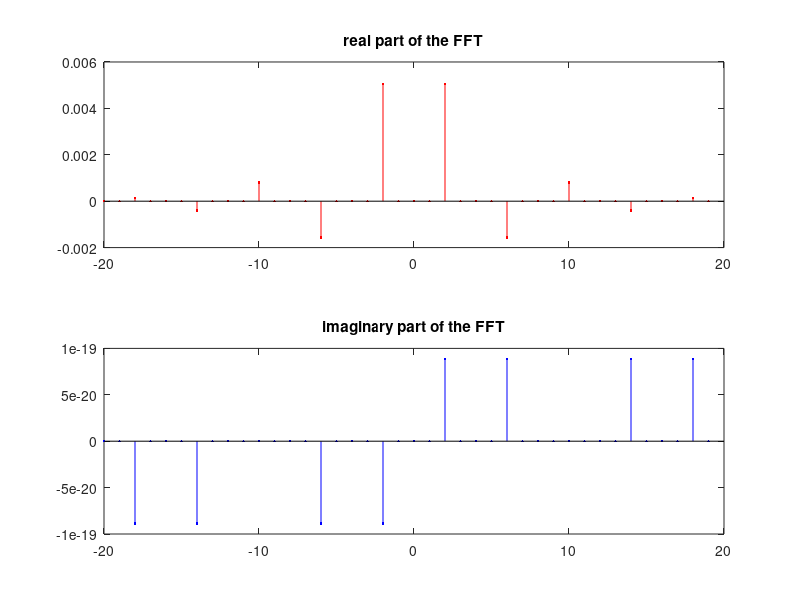
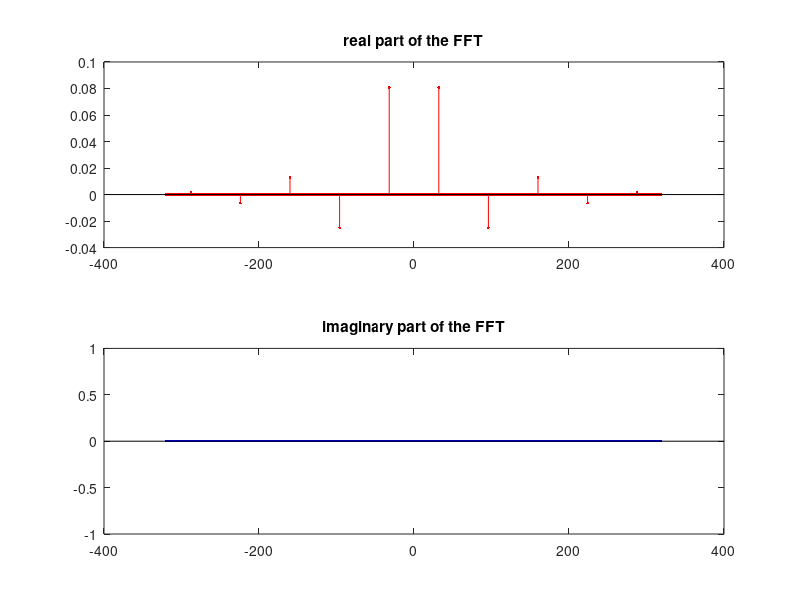
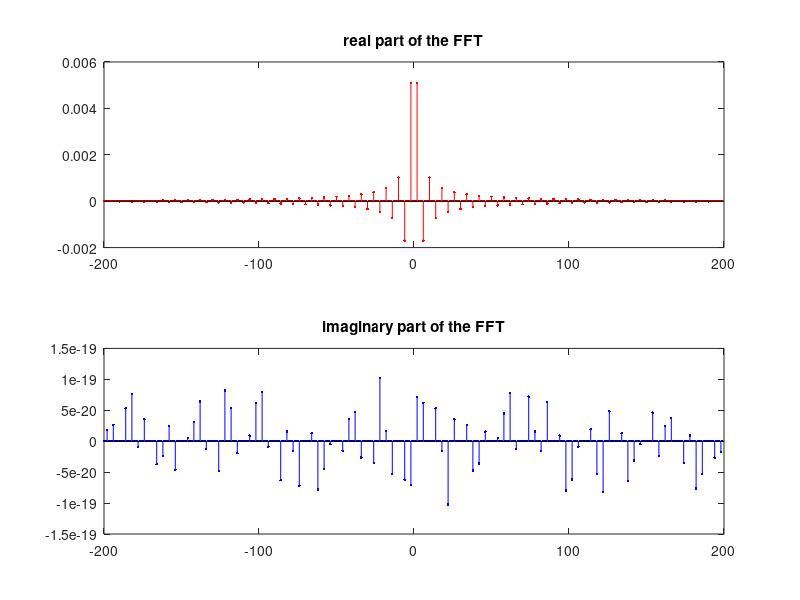

Source code (MATLAB) for these figures, in order:
clc
clear
s1=[1,1,1,1,1];
s0=[-1,-1,-1,-1,-1];
x=[s1,s0,s0,s1,s1,s0,s0,s1];
t=0:0.2:7.8;

n=-20:19;
X_fft=fft(x)*0.2*10^-3;
X_fft=fftshift(X_fft);
plot(t,x);
title('part a')
xlabel('t ms')
ylabel('signal')
pause
subplot(2,1,1)
stem(n,real(X_fft),'r.')
title('real part of the FFT')
subplot(2,1,2)
stem(n,imag(X_fft),'b.')
title('imaginary part of the FFT')

pause
%part c
N=length(x);
n=-N/2:(N-1)/2;
x=0.5*(x+x(mod(-n,N)+1));
X_fft=fft(x)*0.2*10^-3;
X_fft=fftshift(X_fft);
subplot(2,1,1)
stem(n,real(X_fft),'r.')
title('real part of the FFT')
subplot(2,1,2)
stem(n,imag(X_fft),'b.')
title('imaginary part of the FFT')
pause

%part d
x=[x,x];x=[x,x];x=[x,x];x=[x,x];%640 bits
t=0:0.2:127.8;
figure(2)
plot(t,x);
title('part a with longer duration')
xlabel('t ms')
ylabel('signal')
pause
N=length(x);
n=-N/2:(N-1)/2;
x=0.5*(x+x(mod(-n,N)+1));
X_fft=fft(x)*0.2*10^-3;
X_fft=fftshift(X_fft);
subplot(2,1,1)
stem(n,real(X_fft),'r.')
title('real part of the FFT')
subplot(2,1,2)
stem(n,imag(X_fft),'b.')
title('imaginary part of the FFT')

%part e
s1=[s1,s1,s1,s1,s1];s1=[s1,s1];
s0=[s0,s0,s0,s0,s0];s0=[s0,s0];
x=[s1,s0,s0,s1,s1,s0,s0,s1];
t=0:0.02:7.98;
figure(3)
plot(t,x);
title('part a with higer sampling rate')
xlabel('t ms')
ylabel('signal')
pause
N=length(x);
n=-N/2:(N-1)/2;
x=0.5*(x+x(mod(-n,N)+1));
X_fft=fft(x)*0.02*10^-3;
X_fft=fftshift(X_fft);
subplot(2,1,1)
stem(n,real(X_fft),'r.')
title('real part of the FFT')
subplot(2,1,2)
stem(n,imag(X_fft),'b.')
title('imaginary part of the FFT')
